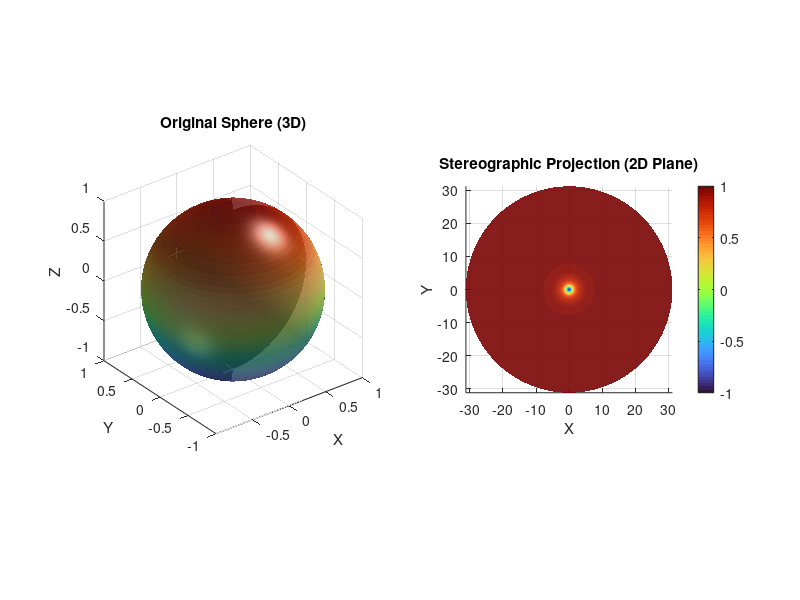

This figure's MATLAB source:
% Stereographic Projection of a Sphere onto a Plane
clear; clc; close all;

% Create a unit sphere
[u, v] = meshgrid(linspace(0, 2*pi, 100), linspace(0, pi, 50));
x = sin(v).*cos(u);
y = sin(v).*sin(u);
z = cos(v);

% Stereographic projection (from north pole onto plane z = -1)
x_proj = x ./ (1 - z);
y_proj = y ./ (1 - z);

% Plot 1: Original Sphere in 3D
figure('Name', '3D Sphere and Projection', 'NumberTitle', 'off')
subplot(1,2,1)
surf(x, y, z, 'FaceAlpha', 0.8, 'EdgeColor', 'none')
axis equal
xlabel('X'), ylabel('Y'), zlabel('Z')
title('Original Sphere (3D)')
colormap turbo
light, lighting gouraud
view(3)

% Plot 2: Projected 2D Plane
subplot(1,2,2)
surf(x_proj, y_proj, zeros(size(x_proj)), z, ...
    'FaceAlpha', 0.9, 'EdgeColor', 'none');
axis equal
xlabel('X'), ylabel('Y')
title('Stereographic Projection (2D Plane)')
colormap turbo
view(2)
colorbar
